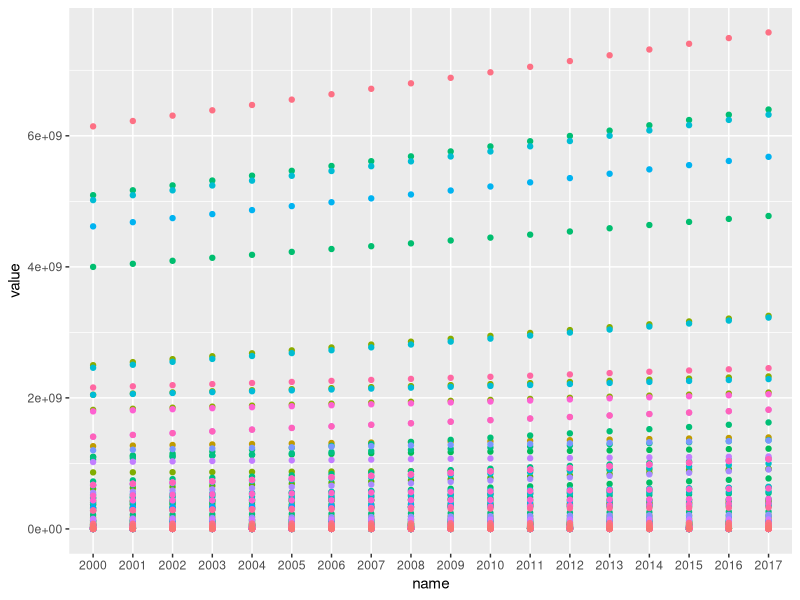
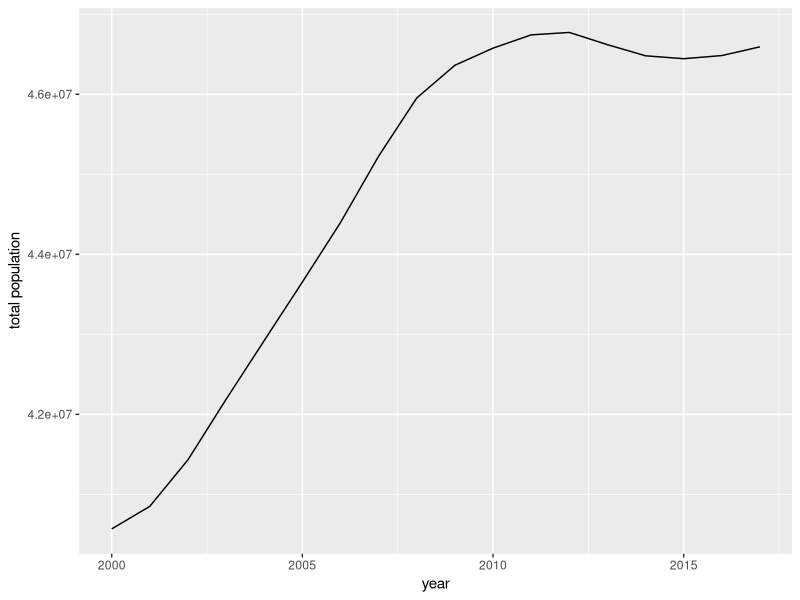
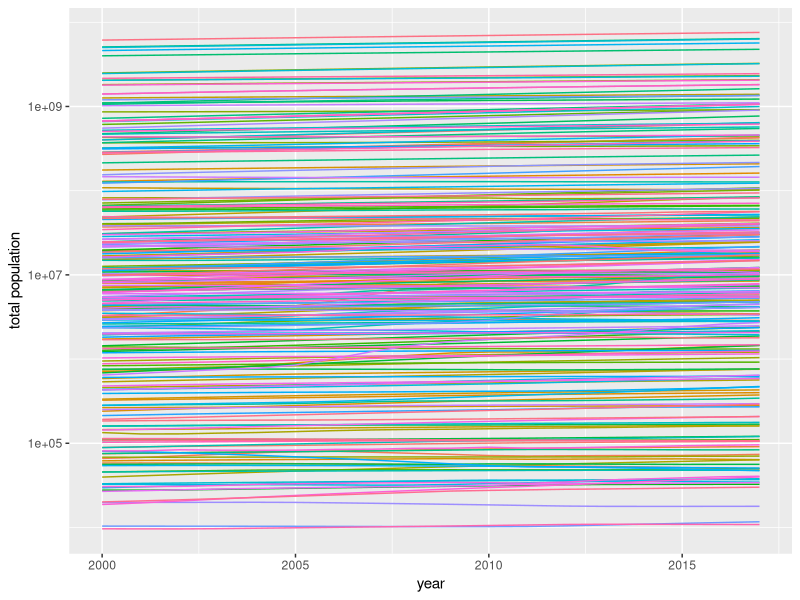

These charts were generated, in order, by the following R code: (Note: this script raises an error after producing the figures.)
## ---- chunk 1
library(ggplot2)
library(vroom)
library(here)
library(dplyr)
library(tidyr)
## ---- chunk 2
color_given_cut <-
diamonds |> 
  group_by(cut, color) |>
  summarise(N=n(), .groups= "drop_last")|>
  mutate(prob=N/sum(N)) |>
  ungroup()
## ---- chunk 3
color_given_cut |>
  select(!N) |>
  pivot_wider(id_cols = cut, 
              names_from=color, 
              values_from= prob)
## ---- chunk 4
color_given_cut |>
  select(!N) |>
  slice_sample(n=30)|>
  pivot_wider(names_from=color, 
              values_from= prob)
## ---- chunk 5
data("world_bank_pop")
## ---- chunk 6
world_bank_pop |>
  filter(indicator== "SP.POP.TOTL") |>
  select(!indicator) |>
  pivot_longer(!country)
## ---- chunk 7
world_bank_pop |>
  filter(indicator== "SP.POP.TOTL") |>
  select(!indicator) |>
  pivot_longer(!country) |>
  ggplot(aes(x=name, y=value, color= country))+
  geom_point()+
  theme(legend.position= "none")
## ---- chunk 8
world_bank_pop |>
  filter(indicator == "SP.POP.TOTL") |>
  filter(country %in% c("ESP", "FRA"))|>
  select(!indicator)
## ---- chunk 9
world_bank_pop |>
  filter(indicator == "SP.POP.TOTL") |>
  filter(country %in% c("ESP", "FRA"))|>
  select(!indicator)|>
  pivot_longer(!country)
## ---- chunk 10
world_bank_pop |>
  filter(country %in% c("ESP", "FRA"))|>
  pivot_longer(!country & !indicator)
## ---- chunk 11
world_bank_pop |>
  filter(indicator== "SP.POP.TOTL") |>
  select(!indicator) |>
  pivot_longer(!country, 
               names_to = "year",
               names_transform = as.integer,
               values_to = "total population") |>
  filter(country== "ESP") |>
  ggplot(aes(x=year, y=`total population`))+
  geom_line()
## ---- chunk 12
world_bank_pop |>
  filter(indicator== "SP.POP.TOTL") |>
  select(!indicator) |>
  pivot_longer(!country, 
               names_to = "year",
               names_transform = as.integer,
               values_to = "total population") |>
  ggplot(aes(x=year, y=`total population`, color=country))+
  geom_line()+
  theme(legend.position= "none")+
  scale_y_continuous(transform= "log10")
## ---- chunk 13
set.seed(42)
world_bank_pop |>
  filter(indicator== "SP.POP.TOTL") |>
  select(!indicator) |>
  filter(is.na(`2000`))|>
  slice_sample(n=10, weight_by = `2000`)|>
  pivot_longer(!country, 
               names_to = "year",
               names_transform = as.integer,
               values_to = "total population") |>
  ggplot(aes(x=year, y=`total population`, color=country))+
  geom_line()+
  theme(legend.position= "right")+
  scale_y_continuous(transform= "log10")
## ---- chunk 14
set.seed(42)
world_bank_pop |>
  filter(indicator== "SP.POP.TOTL") |>
  select(!indicator) |>
  filter(is.na(`2000`))|>
  slice_sample(n=10, weight_by = 1/`2000`)|>
  pivot_longer(!country, 
               names_to = "year",
               names_transform = as.integer,
               values_to = "total population") |>
  ggplot(aes(x=year, y=`total population`, color=country))+
  geom_line()+
  theme(legend.position= "right")+
  scale_y_continuous(transform= "log10")
## ---- chunk 15
class(diamonds)
## ---- chunk 16
df_list <- tibble(x=1:3,
                  y=letters[1:3],
                  z=list(1,2,3))
df_list
## ---- chunk 17
df_list <- tibble(x=1:3,
                  y=letters[1:3],
                  z=list(c(1,2),c("ALice, Bob, Charlie"),3))
df_list
## ---- chunk 18
df_list <- data.frame(x=1:3,
                  y=letters[1:3],
                  z=I(list(c(1,2),c("ALice, Bob, Charlie"),3)))
df_list
## ---- chunk 19
#| cache: true
diamonds_price_lm= lm(price ~ ., data=diamonds)
diamonds_price_lm
## ---- chunk 20
summary(diamonds_price_lm)
## ---- chunk 21
plot(diamonds_price_lm)
## ---- chunk 22
diamonds |>
  nest(.by=cut)
## ---- chunk 23
#| cache: true
diamonds_cut_lm <-
  diamonds |>
  nest(.by=cut)|>
  mutate(sub_lm= lapply(data, \(x) lm(price~., data=diamonds)))
## ---- chunk 24
library(broom)
diamonds_cut_lm <-
  diamonds_cut_lm |>
  mutate(tlm= lapply(sub_lm, tidy))
## ---- chunk 25
diamonds |>
  nest(.by=cut)|>
  unest(data)
## ---- chunk 26
diamonds_cut_lm |>
  select(cut, tlm)|>
  unnest(tlm)
## ---- chunk 27
diamonds_cut_lm |>
  select(cut, tlm)|>
  unnest(tlm)|>
  select(cut, term, estimate)
  pivot_wider(names_from = term,
              values_from = estimate)
## ---- chunk 28
diamonds_cut_lm |>
  select(cut, tlm)|>
  unnest(tlm)|>
  filter(p.value<0.01)|>
  select(cut, term, estimate)
  pivot_wider(names_from = term,
              values_from = estimate)
